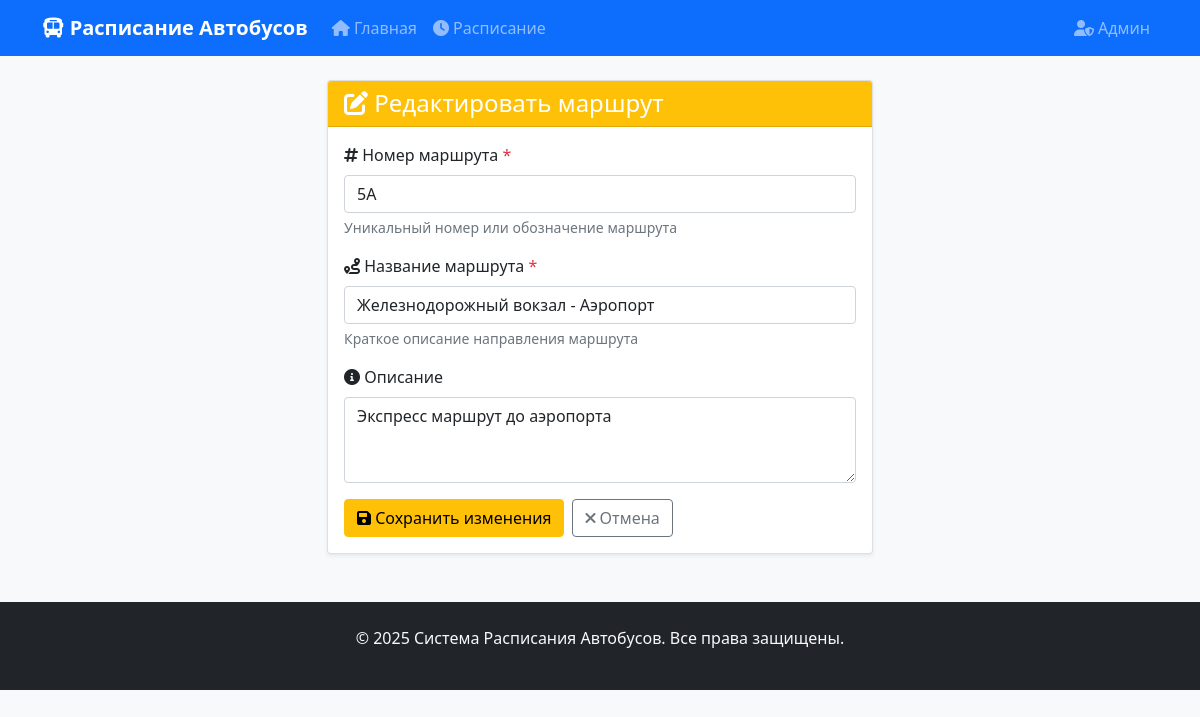
The page /admin/route/2/edit (signed in) on the database its author committed.
### models.py (models this page shows)
class Route(Base):
    __tablename__ = "routes"
    id = Column(Integer, primary_key=True, index=True)
    route_number = Column(String, unique=True, index=True)
    route_name = Column(String)
    description = Column(Text, nullable=True)
    created_at = Column(DateTime(timezone=True), server_default=func.now())
    updated_at = Column(DateTime(timezone=True), server_default=func.now(), onupdate=func.now())
    schedules = relationship("Schedule", back_populates="route")

### main.py (the view)
@app.get("/admin/route/{route_id}/edit", response_class=HTMLResponse)
async def edit_route_page(
    request: Request,
    route_id: int,
    db: Session = Depends(get_db),
    current_admin: Admin = Depends(get_current_admin)
):
    route = db.query(Route).filter(Route.id == route_id).first()
    if not route:
        raise HTTPException(status_code=404, detail="Route not found")
    return templates.TemplateResponse("admin_route_edit.html", {
        "request": request,
        "route": route
    })

### templates/admin_route_edit.html (shortened to what this page needs)
{% extends "base.html" %}
{% block content %}
<div class="row justify-content-center">
    <div class="col-md-8 col-lg-6">
        <div class="card">
            <div class="card-header bg-warning text-white">
                <h4 class="mb-0"><i class="fas fa-edit"></i> Редактировать маршрут</h4>
            </div>
            <div class="card-body">
                <form method="post">
                    <div class="mb-3">
                        <label for="route_number" class="form-label">
                            <i class="fas fa-hashtag"></i> Номер маршрута <span class="text-danger">*</span>
                        </label>
                        <input type="text" class="form-control" id="route_number" name="route_number"
                               required placeholder="Например: 1, 5A, 12Б" value="{{ route.route_number }}">
                        <div class="form-text">Уникальный номер или обозначение маршрута</div>
                    </div>
                    <div class="mb-3">
                        <label for="route_name" class="form-label">
                            <i class="fas fa-route"></i> Название маршрута <span class="text-danger">*</span>
                        </label>
                        <input type="text" class="form-control" id="route_name" name="route_name"
                               required placeholder="Например: Автовокзал - Центр" value="{{ route.route_name }}">
                        <div class="form-text">Краткое описание направления маршрута</div>
                    </div>
                    <div class="mb-3">
                        <label for="description" class="form-label">
                            <i class="fas fa-info-circle"></i> Описание
                        </label>
                        <textarea class="form-control" id="description" name="description" rows="3"
                                  placeholder="Дополнительная информация о маршруте (опционально)">{{ route.description or "" }}</textarea>
                    </div>
                    <div class="d-flex gap-2">
                        <button type="submit" class="btn btn-warning">
                            <i class="fas fa-save"></i> Сохранить изменения
                        </button>
                        <a href="/admin/routes" class="btn btn-outline-secondary">
                            <i class="fas fa-times"></i> Отмена
                        </a>
                    </div>
                </form>
            </div>
        </div>
    </div>
</div>
{% endblock %}

### templates/base.html (style rules this page uses)
body { background-color: #f8f9fa; }
.card { box-shadow: 0 0.125rem 0.25rem rgba(0, 0, 0, 0.075); border: 1px solid rgba(0, 0, 0, 0.125); }

### rows shown on the page
Route: route_number "5A", route_name "Железнодорожный вокзал - Аэропорт", description "Экспресс маршрут до аэропорта"
